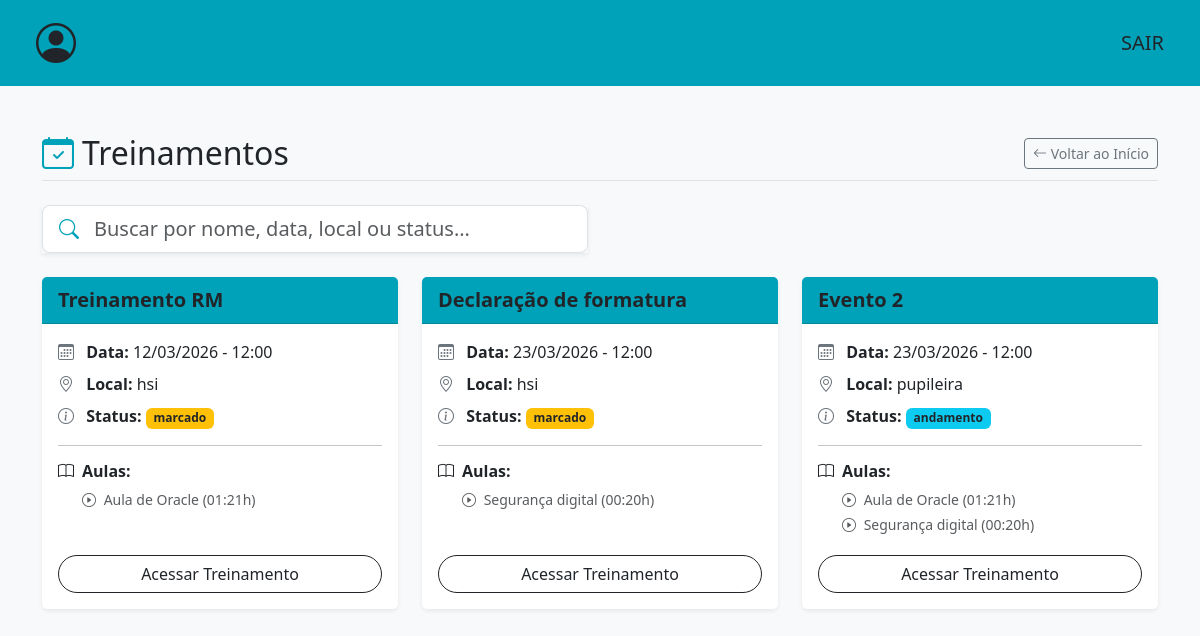
/listar-eventos-marcados/ (signed in), run on an earlier commit of the app's database.
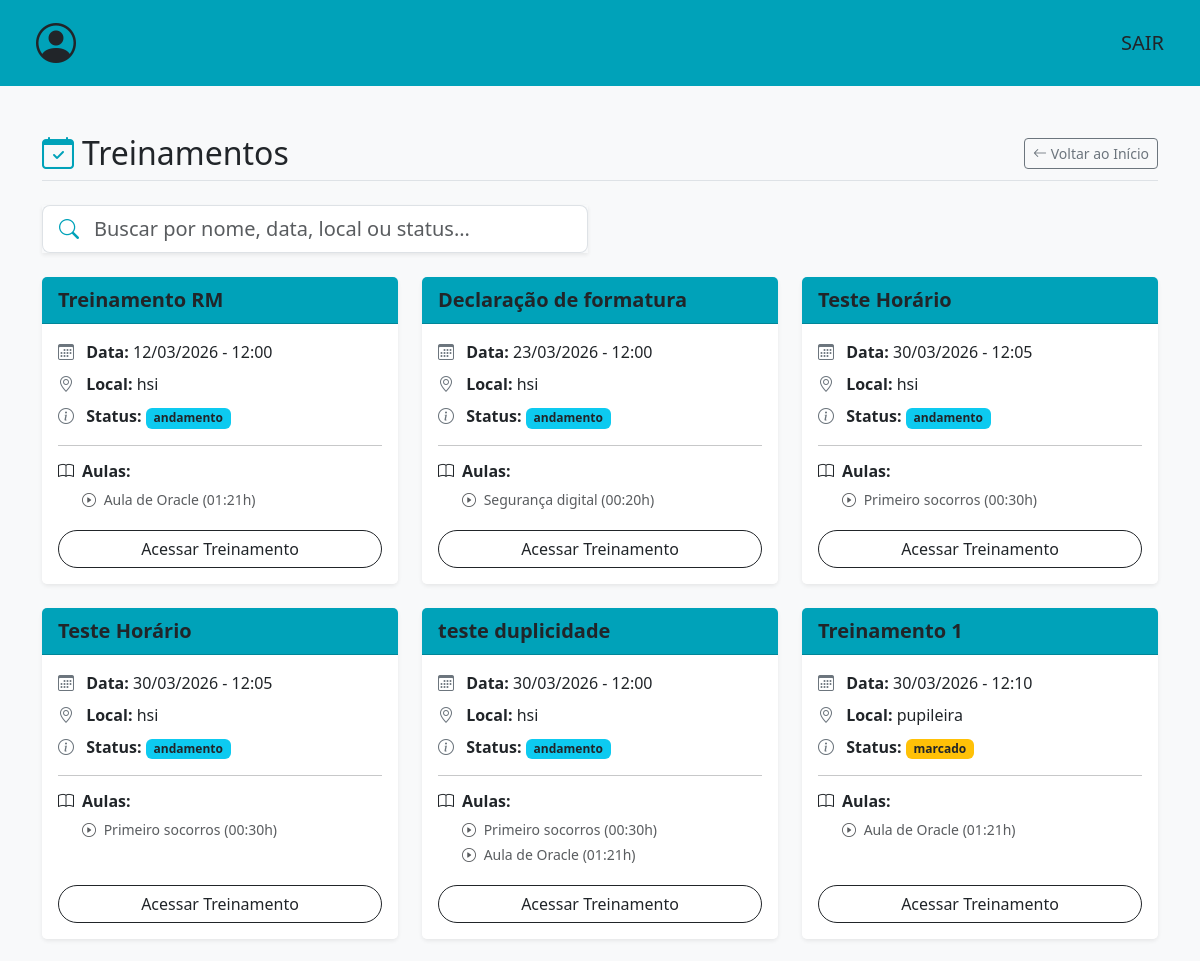
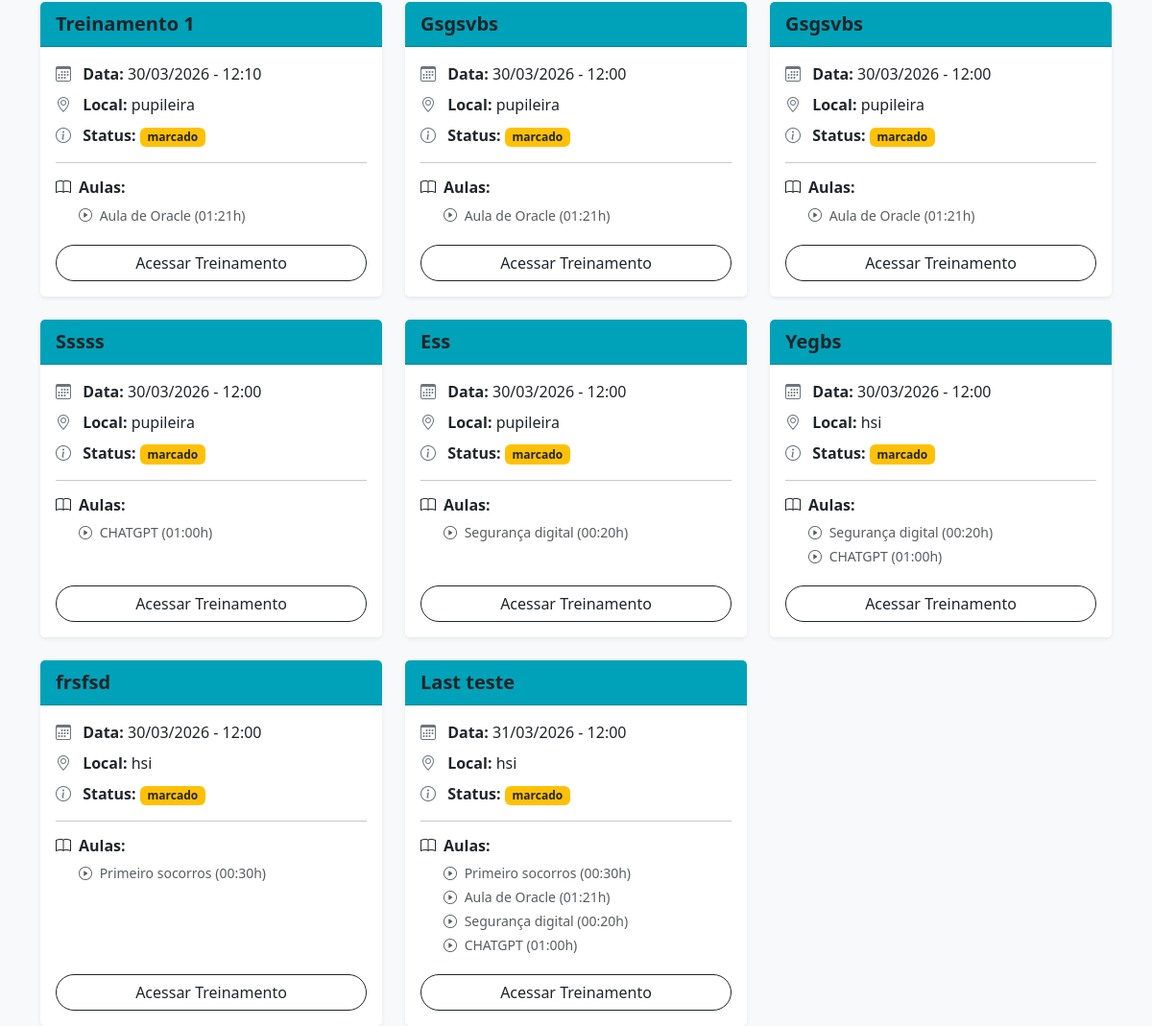
And on a later commit of the database (2 pictures, top to bottom).
### events/models.py (models this page shows, shortened)
class Treinamento(models.Model):
    opcoes_local = [
        ("AUDITORIO HSI","hsi"),
        ("AUDITORIO ADM CENTRAL","pupileira"),
    ]
    opcoes_status = [
        ("FINALIZADO","finalizado"),
        ("CANCELADO","cancelado"),
        ("MARCADO","marcado"),
        ("ANDAMENTO","andamento")
    ]
    nm_evento = models.CharField(max_length=100)
    data = models.DateTimeField()
    local = models.CharField(max_length=50,choices=opcoes_local)
    status = models.CharField(max_length=50,choices=opcoes_status)
    participantes = models.JSONField(default=list,blank=True)
    aulas = models.ManyToManyField(Aula, related_name='aulas')
    horario_final = models.TimeField(null=True,blank=True)
    usuario_cadastrante = models.ForeignKey(User, on_delete=models.CASCADE,null=True,blank=True)

class Aula(models.Model):
    nm_aula = models.CharField(max_length=150)
    descricao = models.CharField(max_length=200)
    palestrante = models.CharField(max_length=100)
    carga_horaria = models.TimeField(null=False)

### events/views.py (the view)
# urls.py: path('listar-eventos-marcados/',listar_treinamentos_marcados,name='listar-eventos-marcados'),
@login_required(login_url='/login')
def listar_treinamentos_marcados(request):
    lista_treinamentos = Treinamento.objects.filter(status__in=['MARCADO', 'ANDAMENTO'])
    return render(request,'events/listar-treinamento.html',{'treinamentos':lista_treinamentos})

### templates/events/listar-treinamento.html (shortened to what the changed rows need)
<!DOCTYPE html>
<html lang="pt-br">
<head>
    <link href="https://cdn.jsdelivr.net/npm/bootstrap@5.3.2/dist/css/bootstrap.min.css" rel="stylesheet">
    <link href="https://cdn.jsdelivr.net/npm/bootstrap-icons@1.11.1/font/bootstrap-icons.css" rel="stylesheet">
</head>
<body class="bg-light">
    <div class="container mt-5">
        <div class="d-flex justify-content-between align-items-center mb-4 border-bottom pb-2">
            <h2 class="m-0"><i class="bi bi-calendar-check text-custom-teal me-2"></i>Treinamentos</h2>
        </div>
        <div class="row row-cols-1 row-cols-md-2 row-cols-lg-3 g-4" id="listaTreinamentos">
            {% for treinamento in treinamentos %}
                <div class="col col-treinamento">
                    <div class="card h-100 shadow-sm border-0">
                        <div class="card-header bg-custom-teal text-dark fw-bold fs-5">
                            {{ treinamento.nm_evento }}
                        </div>
                        <div class="card-body">
                            <p class="card-text mb-2">
                                <i class="bi bi-calendar3 text-secondary me-2"></i> <strong>Data:</strong> {{ treinamento.data|date:"d/m/Y - H:i" }}
                            </p>
                            <p class="card-text mb-2">
                                <i class="bi bi-geo-alt text-secondary me-2"></i> <strong>Local:</strong> {{ treinamento.get_local_display }}
                            </p>
                            <p class="card-text mb-3">
                                <i class="bi bi-info-circle text-secondary me-2"></i> <strong>Status:</strong>
                                {% if treinamento.status == 'ANDAMENTO' %}
                                    <span class="badge bg-info text-dark">{{ treinamento.get_status_display }}</span>
                                {% elif treinamento.status == 'CANCELADO' %}
                                    <span class="badge bg-danger">{{ treinamento.get_status_display }}</span>
                                {% elif treinamento.status == 'MARCADO' %}
                                    <span class="badge bg-warning text-dark">{{ treinamento.get_status_display }}</span>
                                {% elif treinamento.status == 'FINALIZADO' %}
                                    <span class="badge bg-success">{{ treinamento.get_status_display }}</span>
                                {% else %}
                                    <span class="badge bg-secondary">{{ treinamento.get_status_display }}</span>
                                {% endif %}
                            </p>
                            <hr>
                            <h6 class="fw-bold mb-2"><i class="bi bi-book me-2"></i>Aulas:</h6>
                            <ul class="list-unstyled mb-0 ms-4 small">
                                {% for aula in treinamento.aulas.all %}
                                    <li class="mb-1 text-muted">
                                        <i class="bi bi-play-circle me-1"></i> {{ aula.nm_aula }} ({{ aula.carga_horaria }}h)
                                    </li>
                                {% empty %}
                                    <li class="text-danger fst-italic">Nenhuma aula vinculada.</li>
                                {% endfor %}
                            </ul>
                        </div>
                        <div class="card-footer bg-white border-0 text-center pb-3 pt-0">
                            <a href="{% url 'conferir-treinamento' treinamento.id %}" class="btn btn-outline-dark w-100 rounded-pill">
                                Acessar Treinamento
                            </a>
                        </div>
                    </div>
                </div>
            {% endfor %}
        </div>
    </div>
</body>
</html>

What changed in the data, as far as the page shows it:
no longer on this page (row edited): Treinamento: nm_evento "Evento 2", data "23/03/2026 - 12:00", local "pupileira", status "andamento", Aula (nm_aula "Aula de Oracle", carga_horaria "01:21"), Aula (nm_aula "Segurança digital", carga_horaria "00:20")
changed Treinamento "Treinamento RM": status "marcado" → "andamento"
changed Treinamento "Declaração de formatura": status "marcado" → "andamento"
added Treinamento: nm_evento "Teste Horário", data "30/03/2026 - 12:05", local "hsi", status "andamento"
now on this page (row unchanged): Aula: nm_aula "Primeiro socorros", carga_horaria "00:30"
added Treinamento: nm_evento "Teste Horário", data "30/03/2026 - 12:05", local "hsi", status "andamento"
added Treinamento: nm_evento "teste duplicidade", data "30/03/2026 - 12:00", local "hsi", status "andamento", Aula (nm_aula "Aula de Oracle", carga_horaria "01:21")
added Treinamento: nm_evento "Treinamento 1", data "30/03/2026 - 12:10", local "pupileira", status "marcado", Aula (nm_aula "Aula de Oracle", carga_horaria "01:21")
added Treinamento: nm_evento "Treinamento 1", data "30/03/2026 - 12:10", local "pupileira", status "marcado", Aula (nm_aula "Aula de Oracle", carga_horaria "01:21")
added Treinamento: nm_evento "Gsgsvbs", data "30/03/2026 - 12:00", local "pupileira", status "marcado", Aula (nm_aula "Aula de Oracle", carga_horaria "01:21")
added Treinamento: nm_evento "Gsgsvbs", data "30/03/2026 - 12:00", local "pupileira", status "marcado", Aula (nm_aula "Aula de Oracle", carga_horaria "01:21")
added Treinamento: nm_evento "Sssss", data "30/03/2026 - 12:00", local "pupileira", status "marcado"
now on this page (row unchanged): Aula: nm_aula "CHATGPT", carga_horaria "01:00"
added Treinamento: nm_evento "Ess", data "30/03/2026 - 12:00", local "pupileira", status "marcado", Aula (nm_aula "Segurança digital", carga_horaria "00:20")
added Treinamento: nm_evento "Yegbs", data "30/03/2026 - 12:00", local "hsi", status "marcado", Aula (nm_aula "Segurança digital", carga_horaria "00:20")
added Treinamento: nm_evento "frsfsd", data "30/03/2026 - 12:00", local "hsi", status "marcado"
added Treinamento: nm_evento "Last teste", data "31/03/2026 - 12:00", local "hsi", status "marcado", Aula (nm_aula "Aula de Oracle", carga_horaria "01:21"), Aula (nm_aula "Segurança digital", carga_horaria "00:20")
